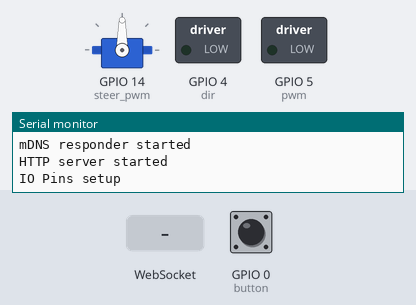
A sketch run on a simulated ESP8266 (NodeMCU). On the bench: servo, switched loads named in the sketch (green lamp = pin HIGH), the last lines printed to the serial monitor. The inputs (shaded band) are chosen by the test bench; at power-on: GPIO 0 (button) HIGH.

Above: at 1.2 s.
1.3 s: WebSocket text "slid_" received
At 2.5 s:
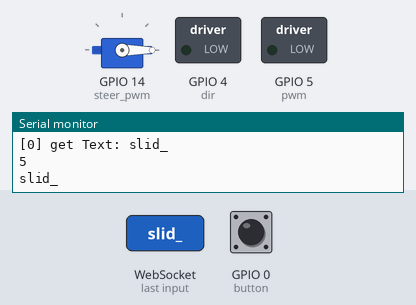
2.8 s: WebSocket text "forward" received
At 3.8 s:
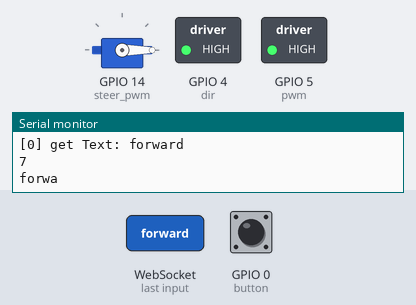
4.3 s: GPIO 0 (button) pulled LOW for 0.15 s
At 5.6 s:
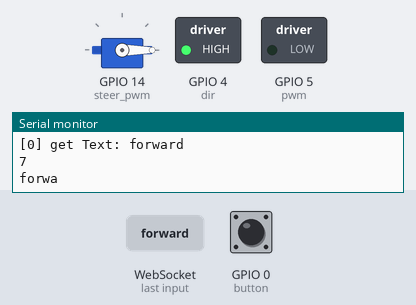
5.9 s: WebSocket text "reverse" received
At 7.1 s:
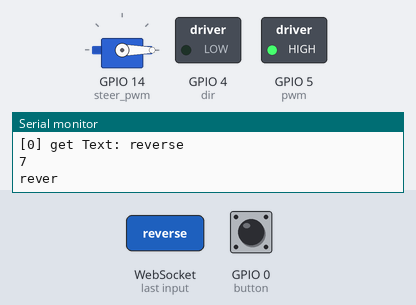
7.4 s: GPIO 0 (button) pulled LOW for 1 s
At 9.2 s:
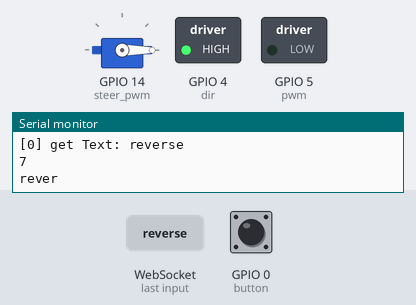
9.9 s: GPIO 0 (button) pulled LOW for 3.2 s
At 10.4 s:
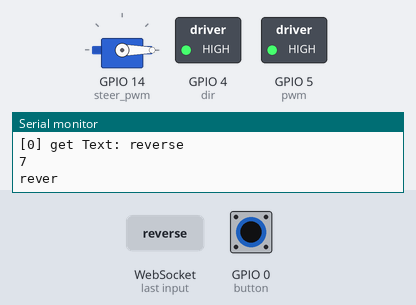
Timing chart, 0 to 14.6 s (numbered marks = the images above; inputs shaded):
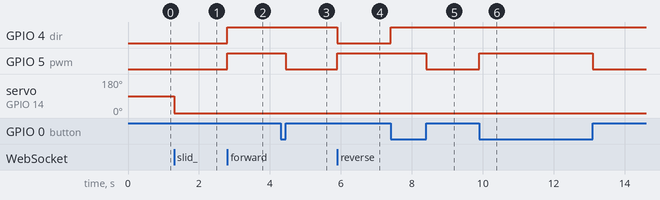

Measured:
- after the input at 1.3 s, servo on GPIO 14 (steer_pwm): 90° → 0° at once
- after the input at 2.8 s, GPIO 4 (dir), GPIO 5 (pwm): LOW → HIGH at once
- after the input at 4.3 s, GPIO 5 (pwm): HIGH → LOW after 0.15 s
- after the input at 5.9 s, GPIO 4 (dir): HIGH → LOW at once; GPIO 5 (pwm): LOW → HIGH at once
- after the input at 7.4 s, GPIO 4 (dir): LOW → HIGH at once; GPIO 5 (pwm): HIGH → LOW after 1.0 s
- after the input at 9.9 s, GPIO 5 (pwm): LOW → HIGH at once, → LOW 3.2 s later

The sketch:

Toy_Car_Remote.ino
```cpp
#include <WebSockets.h>
#include <ESP8266WiFi.h>
#include <ESP8266mDNS.h>
#include <ESP8266WebServer.h>
#include <WebSocketsServer.h>
#include <Servo.h>

#define pwm 5      // pwm pin
#define dir 4     // dir pin
#define steer_pwm 14    // pwm pin for the steering servo motor
#define button 0    // pin for the big red button

//#define heartbeat

IPAddress local_IP(192, 168, 4, 1);
IPAddress gateway(192, 168, 4, 2);
IPAddress subnet(255, 255, 255, 0);

ESP8266WebServer server(80);
WebSocketsServer webSocket = WebSocketsServer(81);

const char index_page[] PROGMEM = R"rawliteral(
webpage
)rawliteral";

//const int pwm = 5;
//const int dir = 4;

Servo steer_servo;
//const int steer_pwm = 14;

int speed = 1023;

//const int button = 0;
int buttonEnabled = 1;
int buttonDir = 1;

boolean pressed = false;
boolean driving = false;

unsigned long startTime = 0;

void SetupAP();
void SetupDNS();
void SetupWebServer();
void SetupIO();
void SetupWebSocketServer();

void ServeWebPage();

void webSocketEvent(uint8_t num, WStype_t type, uint8_t * payload, size_t length);
void buttonHandler();
void setButton(String msg);
void setButtonDir(String msg);
void drive(String msg);
void turn(String msg);
void stop_drive(String msg);

void setup()
{
  Serial.begin(115200);

  SetupAP();
  SetupDNS();
  SetupWebServer();
  SetupWebSocketServer();
  SetupIO();

}

void loop() {
  server.handleClient();
  webSocket.loop();
  buttonHandler();

#ifdef heartbeat
  if(driving)
  if((millis()-startTime)>1200) {
    Serial.print("Timeout");
    stop_drive("forward");
  }
#endif
}

void ServeWebPage() {
  String s = index_page;
  server.send(200, "text/html", s);
}

void SetupAP()
{
  Serial.print("Setting configuration... ");
  Serial.println(WiFi.softAPConfig(local_IP, gateway, subnet) ? "Ready" : "Failed!");

  Serial.print("Setting Access Point... ");
  Serial.println(WiFi.softAP("Car") ? "Ready" : "Failed!");

  Serial.print("IP address = ");
  Serial.println(WiFi.softAPIP());
}

void SetupDNS()
{
  if (!MDNS.begin("car")) {
    Serial.println("Error setting up MDNS responder!");
  }
  Serial.println("mDNS responder started");
}

void SetupWebServer()
{
  server.on("/", ServeWebPage);
  server.begin();
  Serial.println("HTTP server started");
}

void SetupIO()
{
  pinMode(pwm, OUTPUT);
  pinMode(dir, OUTPUT);
  steer_servo.attach(steer_pwm);
  pinMode(button, INPUT_PULLUP);
  Serial.println("IO Pins setup");
}

void SetupWebSocketServer()
{
  webSocket.begin();
  webSocket.onEvent(webSocketEvent);
}

void webSocketEvent(uint8_t num, WStype_t type, uint8_t * payload, size_t length)
{
  Serial.printf("webSocketEvent(%d, %d, ...)\r\n", num, type);
  switch (type) {
  case WStype_DISCONNECTED:
  {
    Serial.printf("[%u] Disconnected!\r\n", num);
    break;
  }
  case WStype_CONNECTED:
  {
    break;
  }
  case WStype_TEXT:
  {
Serial.printf("[%u] get Text: %s\r\n", num, payload);
char *msg;

 Serial.println(strlen((const char*)payload));

  String temp = (char*)payload;
 String msg_prefix = temp.substring(0,5);

 Serial.println(msg_prefix);

if(msg_prefix=="stop_")
{
stop_drive(temp.substring(5,temp.length()));
driving = false;
}
else if(msg_prefix=="slid_")
turn(temp.substring(5,temp.length()));
else if(msg_prefix=="togg_")
setButton(temp.substring(5,temp.length()));
else if(msg_prefix=="bDir_")
setButtonDir(temp.substring(5,temp.length()));
else if(msg_prefix=="sped_")
speed = atoi(temp.substring(5,temp.length()).c_str()); //setSpeed
else if(msg_prefix.substring(1,4)=="tick")
{
  startTime = millis();
}
else if(temp=="forward" || temp=="reverse")
{
drive(temp);
driving = true;
startTime = millis();
}
else
{
  // Do Nothing!!!
}

break;
  }
  default:
    Serial.printf("Invalid WStype [%d]\r\n", type);
    break;
  }
}

void setButton(String msg){
  if(msg=="1")
  buttonEnabled=1;
  else if(msg=="0")
  buttonEnabled=0;
}

void setButtonDir(String msg){
  if(msg=="r")
  buttonDir=1;
  else if(msg=="l")
  buttonDir=0;
}

void buttonHandler(){
  if(digitalRead(button)==LOW && !pressed && buttonEnabled){
    pressed=true;
    if(buttonDir)
    drive("forward");
    else
    drive("reverse");
  }
  else if(digitalRead(button)==HIGH && pressed && buttonEnabled){
    pressed=false;
    if(buttonDir)
    stop_drive("forward");
    else
    stop_drive("reverse");
  }
}

void drive(String msg)
{
  if (msg=="forward")
  {
    analogWrite(pwm, speed);
    digitalWrite(dir, HIGH);
  }else if (msg=="reverse"){
    analogWrite(pwm, speed);
    digitalWrite(dir, LOW);
  }
}

void turn(String msg){
  steer_servo.write(msg.toInt());
}

void stop_drive(String msg)
{
  if (msg=="forward")
  {
    analogWrite(pwm, 0);
  }else if (msg=="reverse"){
    analogWrite(pwm, 0);
  }
}
```
